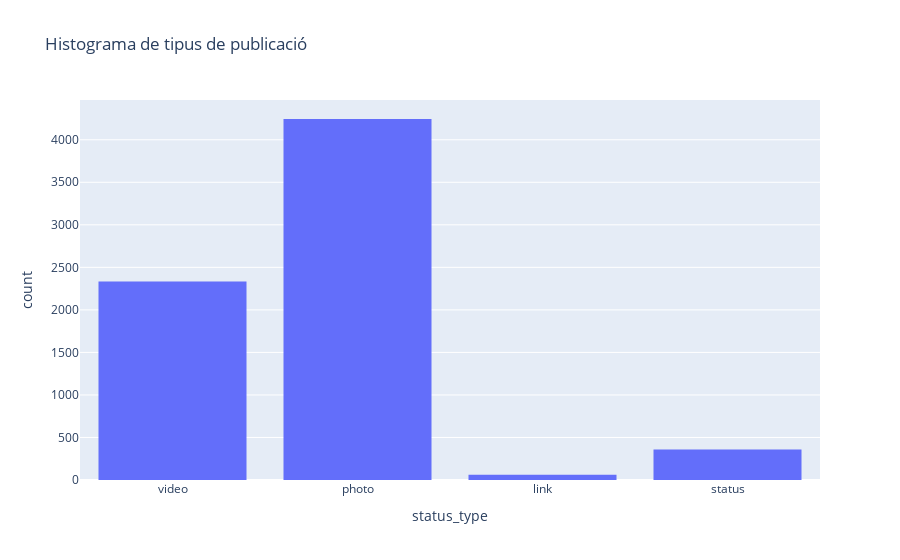

Here is the notebook cell this chart was saved with:
### Markdown cell above
Veiem que cap de les variables segueix una distribució normal i que totes tenen molts outliers.

### Code cell
px.histogram(df, x='status_type', title='Histograma de tipus de publicació')

### Figure 1 — Plotly figure (JSON) as saved in the notebook; plotly's stock layout.template omitted (floating-point values rounded to 4 significant figures; data arrays with more than 128 entries replaced by an {"elided": "..."} marker saying what was removed)
{"data": [{"alignmentgroup": "True", "bingroup": "x", "hovertemplate": "status_type=%{x}<br>count=%{y}<extra></extra>", "legendgroup": "", "marker": {"color": "#636efa", "pattern": {"shape": ""}}, "name": "", "offsetgroup": "", "orientation": "v", "showlegend": false, "type": "histogram", "x": {"elided": "6999 str values"}, "xaxis": "x", "yaxis": "y"}], "layout": {"barmode": "relative", "legend": {"tracegroupgap": 0}, "title": {"text": "Histograma de tipus de publicació"}, "xaxis": {"anchor": "y", "domain": [0, 1], "title": {"text": "status_type"}}, "yaxis": {"anchor": "x", "domain": [0, 1], "title": {"text": "count"}}}}
